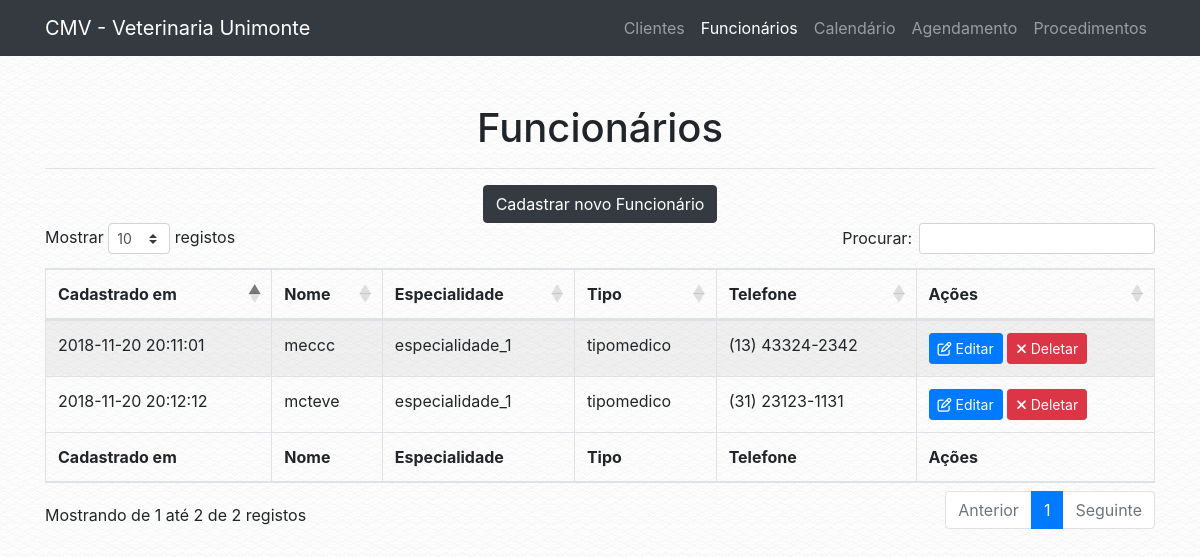
Page /funcionario.php on the earlier database version.
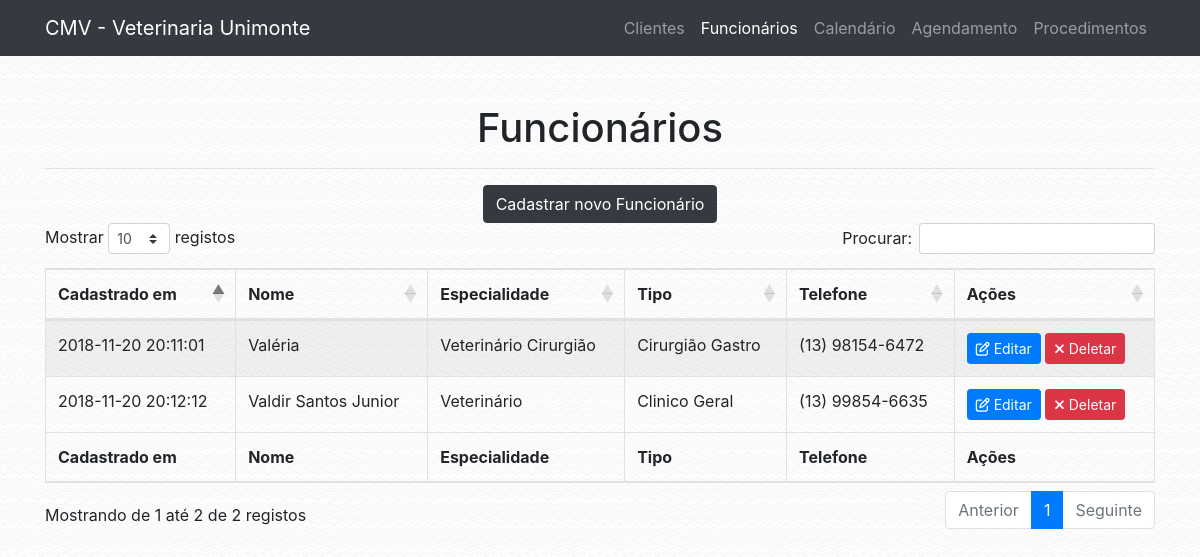
Same page on the later database version.
### tables this page shows
CREATE TABLE `tab_funcionario` (
  `COD_FUNCIONARIO` int(13) NOT NULL,
  `COD_ESPECIALIDADE` int(13) NOT NULL,
  `NOME_FUNCIONARIO` varchar(100) NOT NULL,
  `CPF` varchar(30) NOT NULL,
  `RG` varchar(30) NOT NULL,
  `TELEFONE` varchar(30) NOT NULL,
  `TIPO` varchar(100) NOT NULL,
  `EMAIL` varchar(100) NOT NULL,
  `CADASTRO` timestamp NOT NULL DEFAULT CURRENT_TIMESTAMP
);

CREATE TABLE `tab_especialidade` (
  `COD_ESPECIALIDADE` int(13) NOT NULL,
  `DESCRICAO` varchar(200) NOT NULL
);

### conf/database.php (called while the page is built)
<?php
$conf = array(
        "server" => "localhost",
        "db_name" => "bd_veterinaria",
        "db_user" => "root",
        "db_password" => "root",
);
?>

### classes/db_connect.php (called while the page is built, shortened)
<?php
class db_connect {
    public function __construct() {
        $this->tbl_funcionario = "tab_funcionario";
        $this->tbl_especialidade = "tab_especialidade";
        if (file_exists('./conf/database.php')) {
            require './conf/database.php';
        } else {
            require '../conf/database.php';
        }
        $host = $conf['server'];
        $db_name = $conf['db_name'];
        $username = $conf['db_user'];
        $password = $conf['db_password'];
        try {
            $this->conn = new \PDO('mysql:host='.$host.';dbname='.$db_name.';charset=utf8', $username, $password);
        } catch (\PDOException $e) {
            die($e->getMessage());
        }
    }
}

### classes/funcionario.php (called while the page is built, shortened)
<?php
class Funcionario extends db_connect{
    public static function obter_funcionarios(): array {
        $db = new db_connect;
        $tbl_funcionario = $db->tbl_funcionario;
        try {
            $stmt = $db->conn->prepare("SELECT * FROM $tbl_funcionario");
            $stmt->execute();
            $result = $stmt->fetchAll(\PDO::FETCH_ASSOC);
            $result['status'] = true;
        } catch (\PDOExcepton $e) {
            $result['status'] = false;
            $result['message'] = "Error: " . $e->getMessage();
        }
        return $result;
    }
}

### classes/especialidade.php (called while the page is built, shortened)
<?php
class Especialidade extends db_connect{
    public static function obter_especialidade(int $cod_especialidade): string {
        $db = new db_connect;
        $tbl_especialidade = $db->tbl_especialidade;
        try {
            $stmt = $db->conn->prepare("SELECT DESCRICAO FROM $tbl_especialidade WHERE COD_ESPECIALIDADE = :code LIMIT 1");
            $stmt->bindParam(":code", $cod_especialidade, \PDO::PARAM_INT);
            $stmt->execute();
            $result = $stmt->fetch(\PDO::FETCH_ASSOC);
            return $result['DESCRICAO'];
        } catch (\PDOExcepton $e) {
            return "Error: " . $e->getMessage();
        }
    }
}

### conf/navigation.php (called while the page is built)
<?php
$config = array(
        "name" => "CMV - Veterinaria Unimonte",
        "url" => "http://localhost/vet"
);
?>

### classes/app.php (called while the page is built, shortened)
<?php
class App {
    public function __construct() {
        if (file_exists('./conf/navigation.php')) {
            require './conf/navigation.php';
        } else {
            require '../conf/navigation.php';
        }
        $this->url = $config['url'];
}
}

### funcionario.php (the view, shortened to what the changed rows need)
<?php
$app = new VeterinariaUnimonte\App;
?>
<!DOCTYPE html>
<html lang="en">
  <head>
    <?php
    require 'includes/global.php';
    ?>
  </head>
  <body>
    <div class="container">
      <div class="row">
        <div class="col-lg-12">
            <br>
            <br>
            <h1 class="text-center">Funcionários</h1>
            <?php
if (!isset($_GET['f'])) {
    echo '
    <table id="medicos" class="table table-striped table-bordered" style="width:100%">
        <thead>
            <tr>
                <th>Cadastrado em</th>
                <th>Nome</th>
                <th>Especialidade</th>
                <th>Tipo</th>
                <th>Telefone</th>
                <th>Ações</th>
            </tr>
        </thead>
        <tbody>
            ';
            $funcionarios_data = VeterinariaUnimonte\Funcionario::obter_funcionarios();
            foreach ($funcionarios_data as $funcionario) {
            if (isset($funcionario['COD_FUNCIONARIO'])) {
            echo '<tr>
                <td>'.$funcionario['CADASTRO'].'</td>
                <td>'.$funcionario['NOME_FUNCIONARIO'].'</td>
                <td>'.VeterinariaUnimonte\Especialidade::obter_especialidade($funcionario['COD_ESPECIALIDADE']).'</td>
                <td>'.$funcionario['TIPO'].'</td>
                <td>'.$funcionario['TELEFONE'].'</td>
                <td><a class="btn btn-primary btn-sm" href="?f=edit&id='.$funcionario['COD_FUNCIONARIO'].'"><i class="fa fa-pencil-square-o" aria-hidden="true"></i> Editar</a> <a class="btn btn-danger btn-sm" href="?f=remove&id='.$funcionario['COD_FUNCIONARIO'].'"><i class="fa fa-times" aria-hidden="true"></i> Deletar</a></td>
            </tr>';
            }
          }
    echo '</tbody>
        <tfoot>
            <tr>
                <th>Cadastrado em</th>
                <th>Nome</th>
                <th>Especialidade</th>
                <th>Tipo</th>
                <th>Telefone</th>
                <th>Ações</th>
            </tr>
        </tfoot>
    </table>
    <br><br>
    <link rel="stylesheet" href="'.$app->url.'/vendor/datatables/datatables/media/css/dataTables.bootstrap4.min.css">
          <script src="'.$app->url.'/vendor/datatables/datatables/media/js/jquery.dataTables.min.js"></script>
          <script src="'.$app->url.'/vendor/datatables/datatables/media/js/dataTables.bootstrap4.min.js"></script>
          <script>$(document).ready(function() {
            $("#medicos").DataTable({
              "language": {
                "sEmptyTable":   "Nenhum registro encontrado",
                "sProcessing":   "A processar...",
                "sLengthMenu":   "Mostrar _MENU_ registos",
                "sZeroRecords":  "Não foram encontrados resultados",
                "sInfo":         "Mostrando de _START_ até _END_ de _TOTAL_ registos",
                "sInfoEmpty":    "Mostrando de 0 até 0 de 0 registos",
                "sInfoFiltered": "(filtrado de _MAX_ registos no total)",
                "sInfoPostFix":  "",
                "sSearch":       "Procurar:",
                "sUrl":          "",
                "oPaginate": {
                    "sFirst":    "Primeiro",
                    "sPrevious": "Anterior",
                    "sNext":     "Seguinte",
                    "sLast":     "Último"
                },
                "oAria": {
                    "sSortAscending":  ": Ordenar colunas de forma ascendente",
                    "sSortDescending": ": Ordenar colunas de forma descendente"
                }
              }
          });
        } );</script>';
  } else if ($_GET['f'] == "remove" and isset($_GET['id'])) {
    $remover_funcionario = VeterinariaUnimonte\Funcionario::deletar_funcionario($_GET['id']);
    if ($remover_funcionario['status'] == true) {
      echo '<div class="alert alert-success" role="alert"><i class="fa fa-check"></i> ' . $remover_funcionario['message'] . '</div>';
    } else if ($remover_funcionario['status'] == false) {
      echo '<div class="alert alert-danger" role="alert"><i class="fa fa-times"></i> ' . $remover_funcionario['message'] . '</div>';
    }
  } else if ($_GET['f'] == "edit" and isset($_GET['id'])) {
    $funcionario_data = VeterinariaUnimonte\Funcionario::obter_funcionario($_GET['id']);
    if (isset($funcionario_data['COD_FUNCIONARIO'])) {
      if (isset($_POST['NOME_FUNCIONARIO'])) {
        $funcionario = VeterinariaUnimonte\Funcionario::alterar_funcionario($funcionario_data['COD_FUNCIONARIO'], $_POST);
            if ($funcionario['status'] == true) {
              $disponibilidade = VeterinariaUnimonte\Disponibilidade::alterar_disponibilidade($_POST, $funcionario_data['COD_FUNCIONARIO']);
                echo '<div class="alert alert-success" role="alert"><i class="fa fa-check"></i> ' . $funcionario['message'] . '</div>';
                if ($disponibilidade['status'] == true) {
                echo '<div class="alert alert-success" role="alert"><i class="fa fa-check"></i> ' . $disponibilidade['message'] . '</div>';
                } else {
                  echo '<div class="alert alert-danger" role="alert"><i class="fa fa-times"></i> ' . $disponibilidade['message'] . '</div>';
                }
            } else {
                echo '<div class="alert alert-danger" role="alert"><i class="fa fa-times"></i> <strong>Error!</strong> ' . $funcionario['message'] . '</div>';
            }
    } else {
      ?>
      <form method="POST" action="funcionario.php?f=edit&id=<?php echo $_GET['id']; ?>">
      <div class="form-group">
              <label for="nome">Nome do Funcionário <span style="color: red;">*</span></label>
              <input type="text" class="form-control" id="NOME_FUNCIONARIO" name="NOME_FUNCIONARIO" placeholder="Ex: Fulano da Silva" value="<?php echo $funcionario_data['NOME_FUNCIONARIO']; ?>">
            </div>
            <div class="form-group">
              <label for="nome">Especialidade <span style="color: red;">*</span></label>
              <select class="form-control" id="COD_ESPECIALIDADE" name="COD_ESPECIALIDADE"> <option disabled>Selecione...</option>
              <?php
              foreach (VeterinariaUnimonte\Especialidade::obter_especialidades() as $especialidade) {
              if (isset($especialidade['COD_ESPECIALIDADE'])) {
              echo '<option value="'.$especialidade['COD_ESPECIALIDADE'].'"';
              if ($funcionario_data['COD_ESPECIALIDADE'] == $especialidade['COD_ESPECIALIDADE']) {
                echo ' selected';
              }
              echo '>'.$especialidade['DESCRICAO'].'</option>\n';
              }
              }
              ?>
               </select>
            </div>
            <div class="form-group">
              <label for="cpf">CPF <span style="color: red;">*</span></label>
              <input type="text" class="form-control" id="CPF" name="CPF" placeholder="Ex: 999.999.999-99" data-inputmask="'mask': '999.999.999-99'" value="<?php echo $funcionario_data['CPF']; ?>">
            </div>
            <div class="form-group">
              <label for="rg">RG <span style="color: red;">*</span></label>
              <input type="text" class="form-control" id="RG" name="RG" placeholder="Ex: 999.999.999" data-inputmask="'mask': '99.999.999-9'" value="<?php echo $funcionario_data['RG']; ?>">
            </div>
              <div class="form-group">
                <label for="TELEFONE">Telefone <span style="color: red;">*</span></label>
                <input type="text" class="form-control" id="TELEFONE" name="TELEFONE" placeholder="Ex: (13) 99999-9999" data-inputmask="'mask': '(99) 99999-9999'" value="<?php echo $funcionario_data['TELEFONE']; ?>">
              </div>
              <div class="form-group">
                <label for="Tipo">Tipo <span style="color: red;">*</span></label>
                <input type="text" class="form-control" id="TIPO" name="TIPO" placeholder="Ex: Tipo de médico" value="<?php echo $funcionario_data['TIPO']; ?>">
              </div>
              <div class="form-group">
                <label for="EMAIL">Email <span style="color: red;">*</span></label>
                <input type="email" class="form-control" id="EMAIL" name="EMAIL" placeholder="Ex: seuemail@victornaweb.com" value="<?php echo $funcionario_data['EMAIL']; ?>">
                </div>
              <br>
              <br>
              <h2>Disponibilidade</h2>
              <?php
              $disponibilidade = VeterinariaUnimonte\Disponibilidade::obter_disponibilidade($funcionario_data['COD_FUNCIONARIO']);
              ?>
              <hr>
              <div class="form-group">
              <label for="DIAS_SEMANA">Dias da Semana <span style="color: red;">*</span>
              <br><br>
              <div class="checkbox">
              <label><input type="checkbox" value="0" name="domingo"<?php if (substr_count($disponibilidade['DIAS_SEMANA'], "0") > 0) echo " checked"; ?>> Domingo</label>
              <label><input type="checkbox" value="1" name="segunda"<?php if (substr_count($disponibilidade['DIAS_SEMANA'], "1") > 0) echo " checked"; ?>> Segunda</label>
              <label><input type="checkbox" value="2" name="terca"<?php if (substr_count($disponibilidade['DIAS_SEMANA'], "2") > 0) echo " checked"; ?>> Terça</label>
              <label><input type="checkbox" value="3" name="quarta"<?php if (substr_count($disponibilidade['DIAS_SEMANA'], "3") > 0) echo " checked"; ?>> Quarta</label>
              <label><input type="checkbox" value="4" name="quinta"<?php if (substr_count($disponibilidade['DIAS_SEMANA'], "4") > 0) echo " checked"; ?>> Quinta</label>
              <label><input type="checkbox" value="5" name="sexta"<?php if (substr_count($disponibilidade['DIAS_SEMANA'], "5") > 0) echo " checked"; ?>> Sexta</label>
              <label><input type="checkbox" value="6" name="sabado"<?php if (substr_count($disponibilidade['DIAS_SEMANA'], "6") > 0) echo " checked"; ?>> Sabádo</label></div>
              </div>
              <div class="form-group">
                <label for="HORARIOS">Horários <span style="color: red;">*</span></label>
                <input type="text" class="form-control" id="HORARIOS" name="HORARIOS" placeholder="Ex: 09:00-12:00, 13:00-17:00" value="09:00-12:00, 13:00-17:00" value="<?php echo $disponibilidade['HORARIOS']; ?>">
              </div>
              <div class="form-group">
              <label for="DURACAO">Duração média de cada atendimento <span style="color: red;">*</span></label>
              <select class="form-control" id="DURACAO" name="DURACAO"> <option disabled>Selecione...</option>
              <option value="5"<?php if ($disponibilidade['DURACAO'] == 5) echo " selected"; ?>>5 minutos</option>
              <option value="10"<?php if ($disponibilidade['DURACAO'] == 10) echo " selected"; ?>>10 minutos</option>
              <option value="15"<?php if ($disponibilidade['DURACAO'] == 15) echo " selected"; ?>>15 minutos</option>
              <option value="20"<?php if ($disponibilidade['DURACAO'] == 20) echo " selected"; ?>>20 minutos</option>
              <option value="30"<?php if ($disponibilidade['DURACAO'] == 30) echo " selected"; ?>>30 minutos</option>
              <option value="40"<?php if ($disponibilidade['DURACAO'] == 40) echo " selected"; ?>>40 minutos</option>
              <option value="50"<?php if ($disponibilidade['DURACAO'] == 50) echo " selected"; ?>>50 minutos</option>
              <option value="60"<?php if ($disponibilidade['DURACAO'] == 60) echo " selected"; ?>>1 hora</option>
               </select>
            </div>
            <div class="form-group">
              <label for="ATENDER_FERIADOS">Atender em Feriados Nacionais? <span style="color: red;">*</span></label>
              <select class="form-control" id="ATENDER_FERIADOS" name="ATENDER_FERIADOS"> <option disabled>Selecione...</option>
              <option value="0"<?php if ($disponibilidade['ATENDER_FERIADOS'] == 0) echo " selected"; ?>>Não</option>
              <option value="1"<?php if ($disponibilidade['ATENDER_FERIADOS'] == 1) echo " selected"; ?>>Sim</option>
               </select>
            </div>
             <div class="form-group">
                <label for="EXCECOES">Exceções <span style="color: black;font-weight: 900;">(datas em que o funcionário não estará disponível por emergências ou ocasições especiais)</span></label>
                <input type="text" class="form-control" id="EXCECOES" name="EXCECOES" placeholder="Ex: 05/08/2018, 20/04/2018" value="<?php echo $disponibilidade['EXCECOES']; ?>">
              </div>
              <hr>
            <div class="text-right">
              <button type="submit" class="btn btn-large btn-success"><i class="fa fa-floppy-o" aria-hidden="true"></i> Salvar Dados</button>
            </div>
            <div id="error_message" style="margin-top: 2%;"></div>
            </div>
            </div>
            </form>
            </div>
            <br><br>
            <script src='<?php echo $app->url; ?>/js/conferir_campos2.js'></script>
    <?php
    }
    } else {
      echo '<div class="alert alert-danger" role="alert"><i class="fa fa-times"></i> Esse funcionário não existe ou acabou de ser removido.</div>';
    }
}
?>
  </body>
</html>

Differences in the rows shown:
changed tab_funcionario: NOME_FUNCIONARIO "meccc" → "Valéria"; COD_ESPECIALIDADE.DESCRICAO "especialidade_1" → "Veterinário Cirurgião"; TIPO "tipomedico" → "Cirurgião Gastro"; TELEFONE "(13) 43324-2342" → "(13) 98154-6472"
changed tab_funcionario: NOME_FUNCIONARIO "mcteve" → "Valdir Santos Junior"; COD_ESPECIALIDADE.DESCRICAO "especialidade_1" → "Veterinário"; TIPO "tipomedico" → "Clinico Geral"; TELEFONE "(31) 23123-1131" → "(13) 99854-6635"
